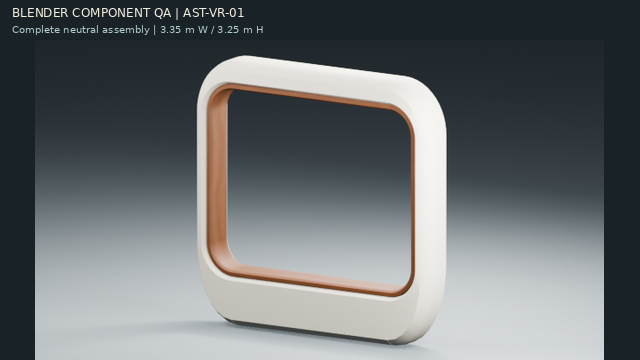
#> input picture assets/view_reveal/qa/neutral_640.png, 640 x 360 px
$ python finalize_records.py
#> lines starting #> are read from the running program, lines starting #| are printed output that depends on the picture
"""Label rendered Blender evidence and write reproducible hashes/provenance."""
from pathlib import Path
import json,hashlib,shutil
from PIL import Image,ImageDraw,ImageFont,PngImagePlugin
ROOT=Path(__file__).resolve().parents[1];CAT=ROOT.parents[1]
RAW=ROOT/'qa/raw';RAW.mkdir(exist_ok=True)
titles={
 'neutral_640.png':('BLENDER COMPONENT QA | AST-VR-01','Complete neutral assembly | 3.35 m W / 3.25 m H'),
 'standing_640.png':('BLENDER COMPONENT QA | STANDING','Eye 1.65 m | isolated architectural component'),
 'seated_640.png':('BLENDER COMPONENT QA | SEATED','Eye 1.15 m | isolated architectural component'),
 'detail_1280.png':('BLENDER COMPONENT QA | PROFILE + HEADER/JAMB SEAM','Sculpted ivory shoulder / deep timber throat / 2 mm module joint'),
 'join_exploded_1280.png':('BLENDER COMPONENT QA | EXPLODED JOIN PROOF','H crown + S sill + two handed J jambs | nominal joins match; assembly gap 2 mm'),
 'terminal_closed_1280.png':('BLENDER COMPONENT QA | CLOSED CROWN TERMINAL','H to T compatible seam | shaped return and closed distal cap'),
 'terminal_rear_1280.png':('BLENDER COMPONENT QA | TERMINAL REAR / END','Watertight ivory and timber parts | no wall or hull cut supplied')}
for name,(title,subtitle) in titles.items():
    src=ROOT/'qa'/name;raw=RAW/name
    # Idempotent: raw captures the latest clean render when newer than final annotation.
    current=Image.open(src)
#> current is the input picture: PIL image 640x360 RGB; mean R, G, B 104.8, 109.8, 111.7
    if not raw.exists() or not current.info.get('astraea_qa_labelled'):shutil.copy2(src,raw)
    im=Image.open(raw).convert('RGB');w,h=im.size;bar=40 if w==640 else 70
#> after `w, h = im.size`: w = 640; h = 360
#> after `bar = 40 if w == 640 else 70`: bar = 40
    canvas=Image.new('RGB',(w,h),(25,34,38));ratio=(h-bar)/h;fit=im.resize((round(w*ratio),h-bar),Image.Resampling.LANCZOS);canvas.paste(fit,((w-fit.width)//2,bar))
#> after `canvas = Image.new('RGB', (w, h), (25, 34, 38))`:
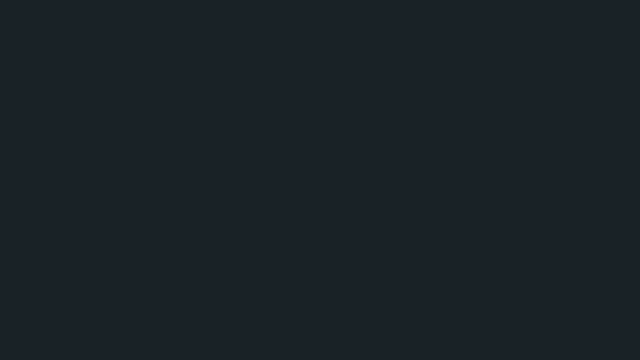
#> canvas: PIL image 640x360 RGB; mean R, G, B 25, 34, 38
#> after `ratio = (h - bar) / h`: ratio = 0.889
#> after `canvas.paste(fit, ((w - fit.width) // 2, bar))`:
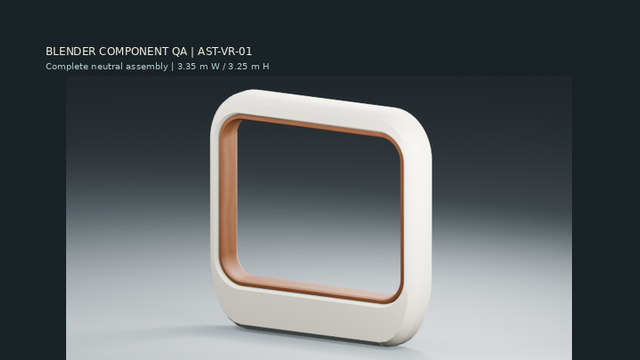
#> canvas: PIL image 640x360 RGB; mean R, G, B 88.1, 93.9, 96.2
    d=ImageDraw.Draw(canvas);font='/usr/share/fonts/truetype/dejavu/DejaVuSans.ttf';f=ImageFont.truetype(font,12 if w==640 else 21);s=ImageFont.truetype(font,10 if w==640 else 17)
    d.text((12,5 if w==640 else 9),title,fill=(242,238,224),font=f);d.text((12,23 if w==640 else 38),subtitle,fill=(178,204,204),font=s);info=PngImagePlugin.PngInfo();info.add_text('astraea_qa_labelled','true');canvas.save(src,pnginfo=info)
#> after `d.text((12, 5 if w == 640 else 9), title, fill=(242, 238, 224), font=f`:
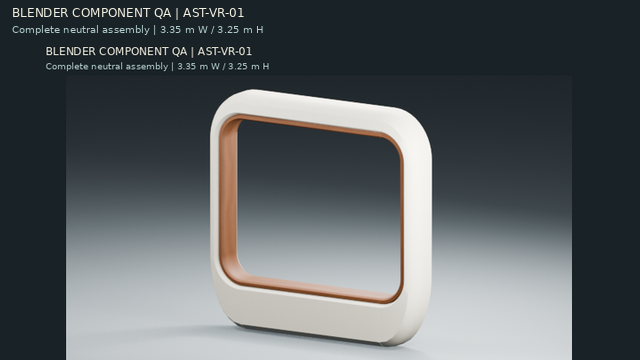
#> saved as neutral_640.png: PIL image 640x360 RGB; mean R, G, B 89, 94.8, 97.1
#> (the run stopped early here; a loop or call above may not have finished)
